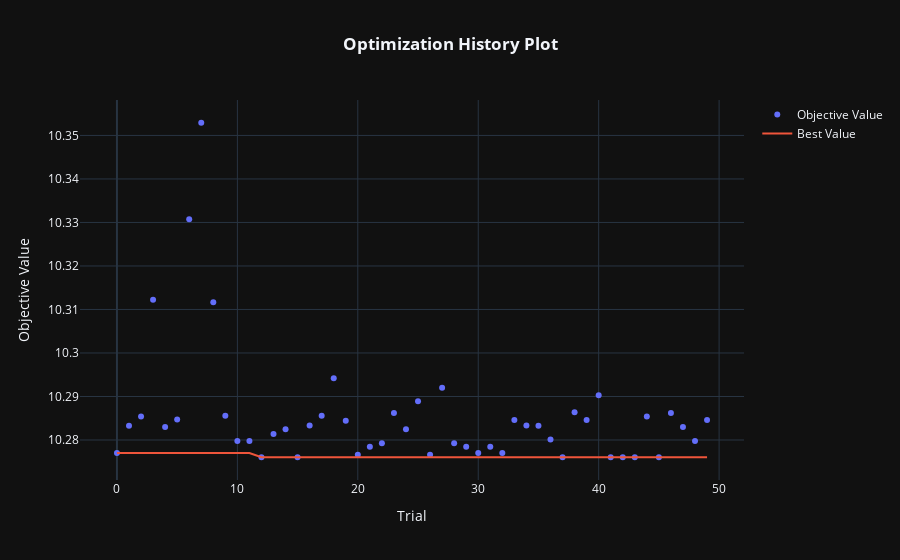

The notebook cell this image was saved under:
### Code cell
fig = optuna.visualization.plot_optimization_history(study)
fig.update_layout(template='plotly_dark', title='<b>Optimization History Plot', title_x=0.5)

### Figure 1 — Plotly figure (JSON) as saved in the notebook; plotly's stock layout.template omitted (floating-point values rounded to 4 significant figures)
{"data": [{"mode": "markers", "name": "Objective Value", "type": "scatter", "x": [0, 1, 2, 3, 4, 5, 6, 7, 8, 9, 10, 11, 12, 13, 14, 15, 16, 17, 18, 19, 20, 21, 22, 23, 24, 25, 26, 27, 28, 29, 30, 31, 32, 33, 34, 35, 36, 37, 38, 39, 40, 41, 42, 43, 44, 45, 46, 47, 48, 49], "y": [10.28, 10.28, 10.29, 10.31, 10.28, 10.28, 10.33, 10.35, 10.31, 10.29, 10.28, 10.28, 10.28, 10.28, 10.28, 10.28, 10.28, 10.29, 10.29, 10.28, 10.28, 10.28, 10.28, 10.29, 10.28, 10.29, 10.28, 10.29, 10.28, 10.28, 10.28, 10.28, 10.28, 10.28, 10.28, 10.28, 10.28, 10.28, 10.29, 10.28, 10.29, 10.28, 10.28, 10.28, 10.29, 10.28, 10.29, 10.28, 10.28, 10.28]}, {"mode": "lines", "name": "Best Value", "type": "scatter", "x": [0, 1, 2, 3, 4, 5, 6, 7, 8, 9, 10, 11, 12, 13, 14, 15, 16, 17, 18, 19, 20, 21, 22, 23, 24, 25, 26, 27, 28, 29, 30, 31, 32, 33, 34, 35, 36, 37, 38, 39, 40, 41, 42, 43, 44, 45, 46, 47, 48, 49], "y": [10.28, 10.28, 10.28, 10.28, 10.28, 10.28, 10.28, 10.28, 10.28, 10.28, 10.28, 10.28, 10.28, 10.28, 10.28, 10.28, 10.28, 10.28, 10.28, 10.28, 10.28, 10.28, 10.28, 10.28, 10.28, 10.28, 10.28, 10.28, 10.28, 10.28, 10.28, 10.28, 10.28, 10.28, 10.28, 10.28, 10.28, 10.28, 10.28, 10.28, 10.28, 10.28, 10.28, 10.28, 10.28, 10.28, 10.28, 10.28, 10.28, 10.28]}, {"marker": {"color": "#cccccc"}, "mode": "markers", "name": "Infeasible Trial", "showlegend": false, "type": "scatter", "x": [], "y": []}], "layout": {"autosize": true, "title": {"text": "<b>Optimization History Plot", "x": 0.5}, "xaxis": {"autorange": true, "range": [-2.989, 51.99], "title": {"text": "Trial"}, "type": "linear"}, "yaxis": {"autorange": true, "range": [10.27, 10.36], "title": {"text": "Objective Value"}, "type": "linear"}}}
